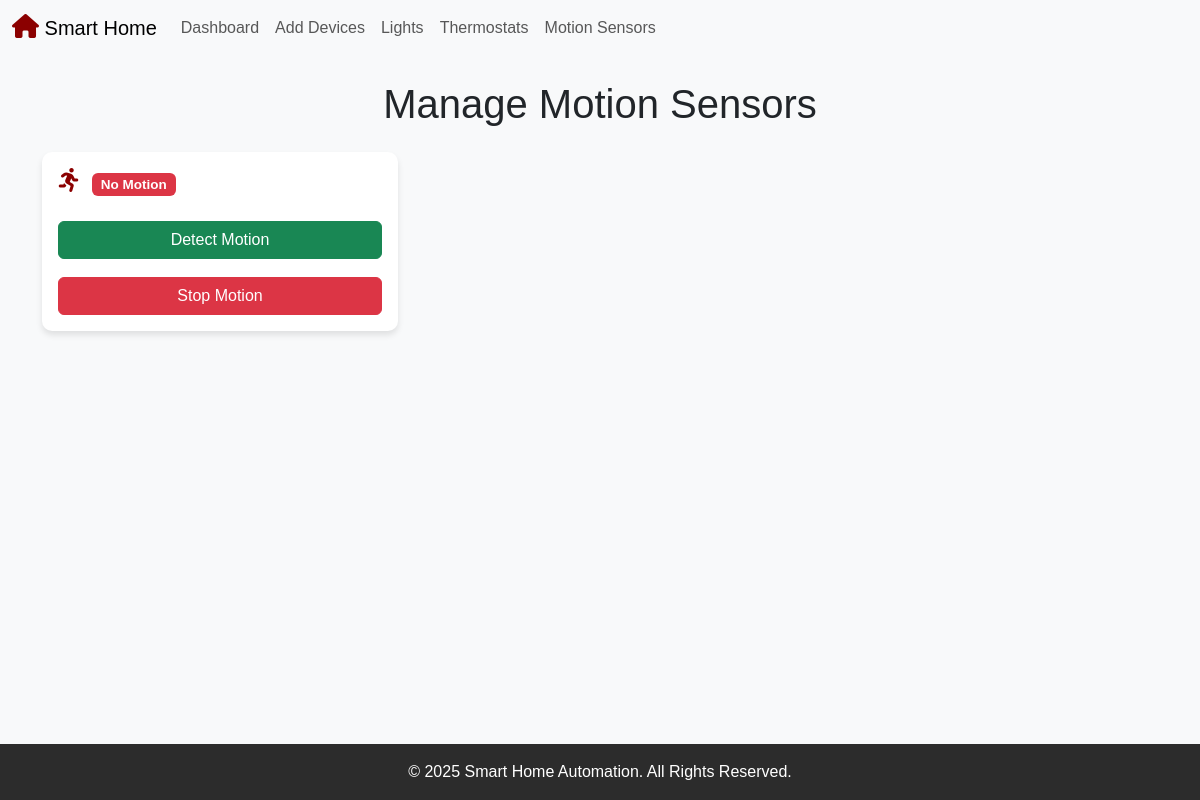
The app's page /motion_sensors/, older data.
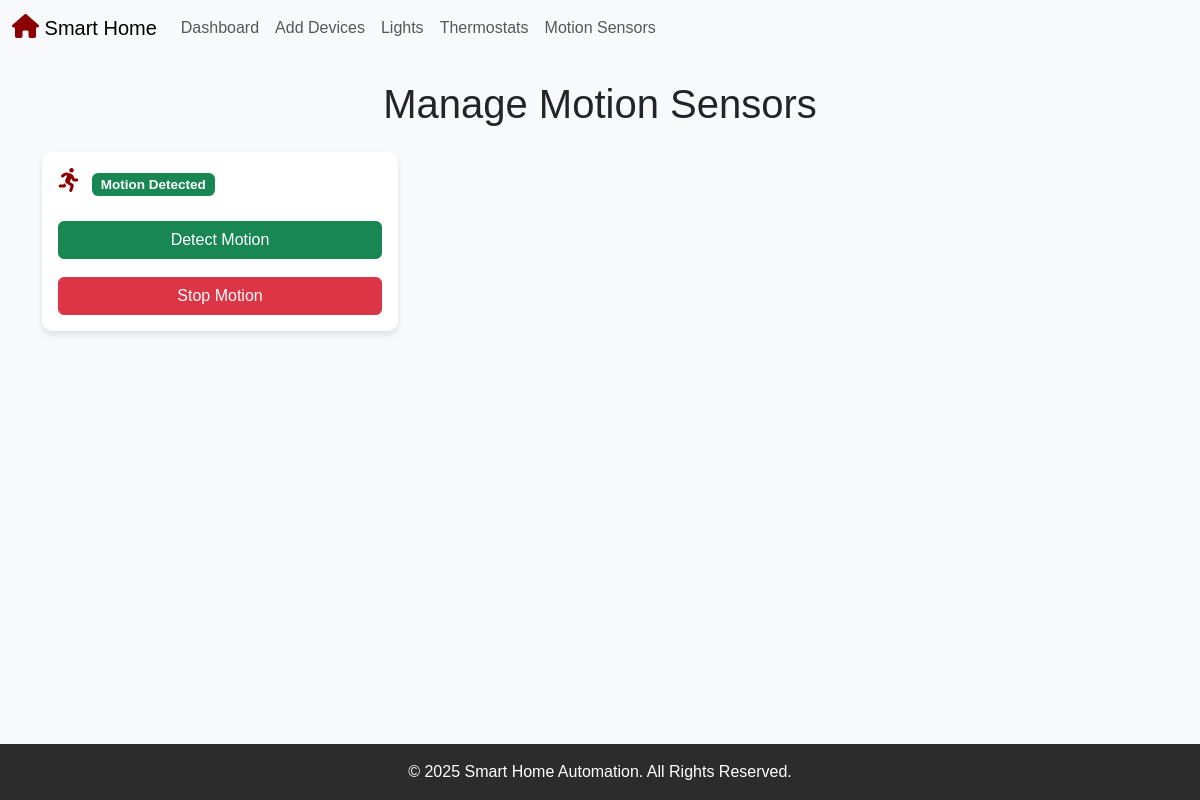
The same page, newer data.
### devices/models.py (models this page shows, shortened)
class MotionSensor(models.Model):
    name = models.CharField(max_length=100)
    is_motion_detected = models.BooleanField(default=False)  # True if motion detected

### devices/views.py (the view, shortened to what this page needs)
# urls.py: path('motion_sensors/', views.manage_motion_sensors, name='manage_motion_sensors'),
def manage_motion_sensors(request):
    motion_sensors = MotionSensor.objects.all()
    return render(request, "manage_motion_sensors.html", {"motion_sensors": motion_sensors})

### devices/templates/manage_motion_sensors.html (shortened to what this page needs)
{% extends 'base.html' %}
{% block content %}
<h1 class="text-center mb-4">Manage Motion Sensors</h1>
<div class="row">
    {% for sensor in motion_sensors %}
    <div class="col-md-4">
        <div class="card p-3 mb-4">
            <h5>
                <i class="fa-solid fa-running me-2"></i>{{ sensor.name }}
                <span id="sensor-status-{{ sensor.id }}">
                    {% if sensor.is_motion_detected %}
                        <span class="badge bg-success">Motion Detected</span>
                    {% else %}
                        <span class="badge bg-danger">No Motion</span>
                    {% endif %}
                </span>
            </h5>
            <form method="POST" class="d-grid gap-2" onsubmit="return false;">
                <button type="button" class="btn btn-success" onclick="updateMotion({{ sensor.id }}, 'detect_motion')">Detect Motion</button>
                <button type="button" class="btn btn-danger" onclick="updateMotion({{ sensor.id }}, 'stop_motion')">Stop Motion</button>
            </form>
        </div>
    </div>
    {% endfor %}
</div>
{% endblock %}

Row changes from the older to the newer data that the page shows:
changed MotionSensor: is_motion_detected "No Motion" → "Motion Detected"
